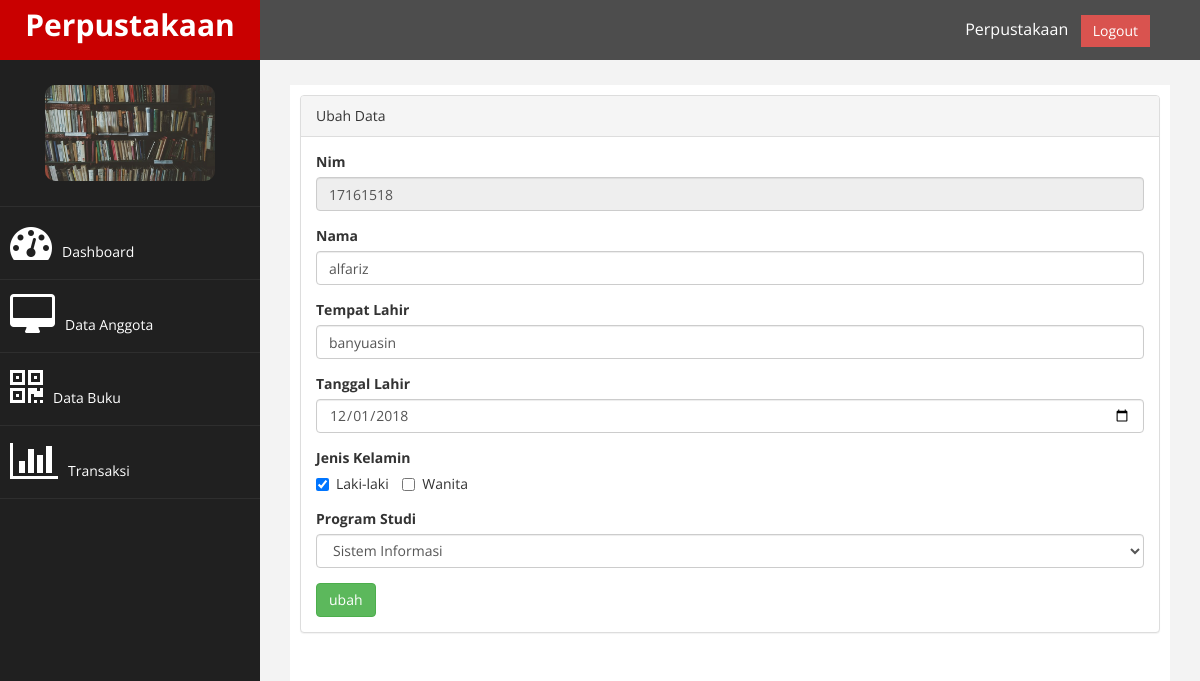
Screenshot of /index.php?page=anggota&aksi=ubah&id=17161518 (signed in) with the database file from the repository.
### tables this page shows
CREATE TABLE `tb_anggota` (
  `nim` int(11) NOT NULL,
  `nama` varchar(100) NOT NULL,
  `tempat_lahir` varchar(100) NOT NULL,
  `tgl_lahir` date NOT NULL,
  `jk` enum('l','p') NOT NULL,
  `prodi` varchar(75) NOT NULL
);

### page/anggota/ubah.php (the view, shortened to what this page needs)
<?php
    $nim = $_GET['id'];
    $sql = $koneksi->query("select * from tb_anggota where nim='$nim'");
    $tampil = $sql->fetch_assoc();
    $jkl    = $tampil['jk'];
    $prodi  = $tampil['prodi'];
?>
<div class="panel panel-default">
<div class="panel-heading">
    Ubah Data
</div>
<div class="panel-body">
                            <div class="row">
                                <div class="col-md-12">
                                    <form method="POST">
                                        <div class="form-group">
                                            <label>Nim</label>
                                            <input class="form-control" name="nim" value="<?php echo $tampil['nim']?>"readonly/>
                                        </div>
                                        <div class="form-group">
                                            <label>Nama</label>
                                            <input class="form-control" name="nama" value="<?php echo $tampil['nama']?>"/>
                                        </div>
                                         <div class="form-group">
                                            <label>Tempat Lahir</label>
                                            <input class="form-control" name="tempat_lahir" value="<?php echo $tampil['tempat_lahir']?>"/>
                                        </div>
                                        <div class="form-group">
                                            <label>Tanggal Lahir</label>
                                            <input class="form-control" type="date" name="tgl_lahir" value="<?php echo $tampil['tgl_lahir']?>"/>
                                        </div>
                                        <div class="form-group">
                                            <label>Jenis Kelamin</label><br/>
                                            <label class="checkbox-inline">
                                                <input type="checkbox" value="l" name="jk" <?php echo($jkl=='l')?"checked":"";?>/> Laki-laki
                                            </label>
                                            <label class="checkbox-inline">
                                                <input type="checkbox" value="p" name="jk"<?php echo($jkl=='p')?"checked":"";?>/> Wanita
                                            </label>
                                        </div>
                                         <div class="form-group">
                                            <label>Program Studi</label>
                                            <select class="form-control" name="prodi">
                                                <option value="si" <?php if ($prodi=='si') {
                                                    echo "selected";
                                                } ?>/>Sistem Informasi</option>
                                            </select>
                                            </div>
                                        <div>
                                            <input type="submit" value="ubah" name='kirim' class="btn btn-success">
                                        </div>
                                    </div>
                            </div>
</div>

### assets/css/custom.css (style rules this page uses)
body { font-family: 'Open Sans', sans-serif; }

### rows the page displays
tb_anggota: nim "17161518", nama "alfariz", tempat_lahir "banyuasin", tgl_lahir "12/01/2018", jk "☑", prodi "Sistem Informasi"
